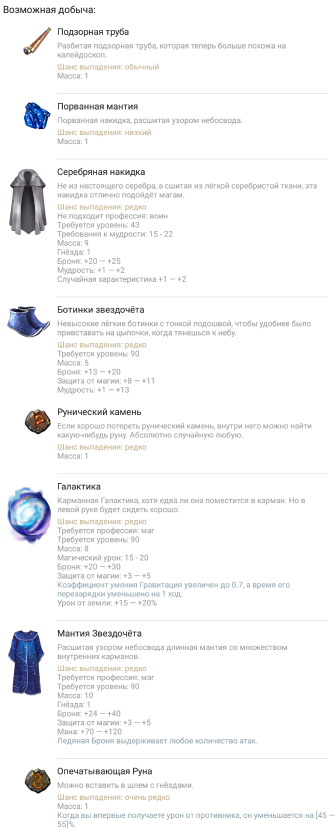
#> input picture script/history/back/tpl/монстры_full/Безумный_Звездочёт.png, 672 x 1675 px (shown at 1/2 size)
$ python -i 'вырезка характеристик.py'   (imports and definitions only)
#> lines starting #> are read from the running program, lines starting #| are printed output that depends on the picture; after the words box and inside, x2 and y2 are one past the last pixel; in counts of white or black regions, pixels touching at a corner belong together
#> further down, picture is the input picture: shape (1675, 672, 3); mean B, G, R 246.3, 245.5, 245.3
# -*- coding: utf-8 -*-
import json
import re
import unicodedata
from pathlib import Path

import cv2
import numpy as np
import pytesseract

# ======= ПУТИ =======
INPUT_DIR = Path(r"C:\bot\tpl\монстры_full")
TARGETS_JSON = Path(r"C:\bot\tools\cfg\not_full.json")
OUTPUT_DIR = Path(r"C:\bot\характеристики2")
DEBUG_DIR = Path(r"C:\bot\характеристики2_debug")

# ======= ПАРАМЕТРЫ =======
SEPARATOR_RGB = 225
SEPARATOR_TOL = 14
ROW_COVER_FRAC = 0.65
MIN_BAND_PX = 1

TITLE_SLICE_FRAC = 0.5
TITLE_SLICE_MAX = 250
TITLE_SLICE_MIN = 32

STOP_WORDS = {
    "маг",
    "воин",
    "требуется",
    "уровень",
    "масса",
    "гнёзда",
    "броня",
    "защита",
    "шанс",
    "выпадения",
    "не",
    "подходит",
    "профессия",
}


# ======= IO =======
def imread_u(path):
    data = np.fromfile(str(path), dtype=np.uint8)
    return cv2.imdecode(data, cv2.IMREAD_COLOR)


# [6 lines left out: function imwrite_u, not called in this run]


# ======= НОРМАЛИЗАЦИЯ =======
LAT2CYR = str.maketrans(
    {
        "a": "а",
        "b": "Ь",
        "c": "с",
        "e": "е",
        "h": "һ",
        "k": "к",
        "m": "м",
        "o": "о",
        "p": "р",
        "s": "ѕ",
        "t": "т",
        "x": "х",
        "y": "у",
        "A": "а",
        "B": "Ь",
        "C": "с",
        "E": "е",
        "H": "һ",
        "K": "к",
        "M": "м",
        "O": "о",
        "P": "р",
        "S": "ѕ",
        "T": "т",
        "X": "х",
        "Y": "у",
        "u": "и",
        "U": "и",
        "v": "у",
        "V": "у",
    }
)
DIGIT2CYR = str.maketrans(
    {
        "0": "о",
        "3": "з",
        "4": "ч",
        "6": "б",
        "8": "в",
    }
)


# [10 lines left out: function normalize_soft, not called in this run]


def tokenize(s):
    return [w for w in re.split(r"[_\s]+", s) if w]


# [45 lines left out: functions clean_title, load_targets_list, find_separator_y_positions, not called in this run]


def blocks_from_separators(H, sep_ys):
    cuts = [0] + sep_ys + [H]
    return [(cuts[i], cuts[i + 1]) for i in range(len(cuts) - 1) if cuts[i + 1] - cuts[i] >= 12]


# ======= OCR =======
def preprocess_for_ocr(img_bgr):
    gray = cv2.cvtColor(img_bgr, cv2.COLOR_BGR2GRAY)
    gray = cv2.normalize(gray, None, 0, 255, cv2.NORM_MINMAX)
    _, bw = cv2.threshold(gray, 0, 255, cv2.THRESH_BINARY + cv2.THRESH_OTSU)
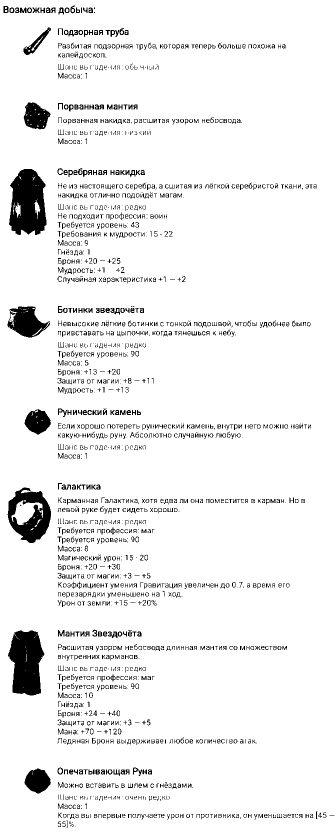
#> bw: shape (1675, 672) (shown at 1/2 size); 93.7% white; 1719 black regions (548 under 20 px), largest, box (x1, y1, x2, y2) and area: (18, 338, 93, 470) 7414, (16, 1261, 89, 1391) 6987, (15, 975, 102, 1086) 5217
    if np.mean(bw) > 127:
        bw = 255 - bw
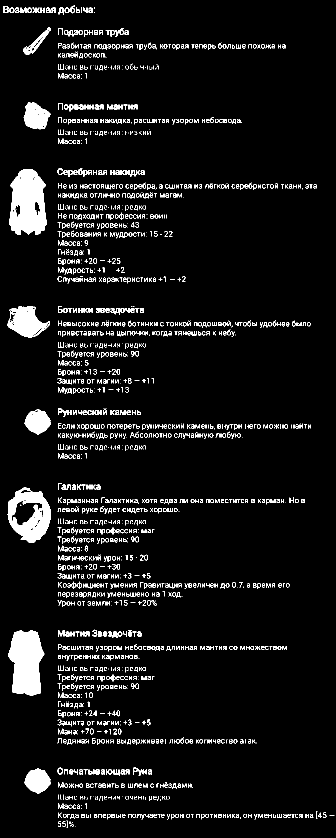
#> bw: shape (1675, 672) (shown at 1/2 size); 6.3% white; 1719 white regions (548 under 20 px), largest, box (x1, y1, x2, y2) and area: (18, 338, 93, 470) 7414, (16, 1261, 89, 1391) 6987, (15, 975, 102, 1086) 5217
    return bw


# [72 lines left out: functions try_ocr, ocr_block_title, process_image, main, not called in this run]


# [2 lines not run here, left out]

>>> import cv2
>>> picture = cv2.imread('../../script/history/back/tpl/монстры_full/Безумный_Звездочёт.png')
>>> result = preprocess_for_ocr(picture)

$ run again, on script/history/back/tpl/монстры_full/Водяной.png
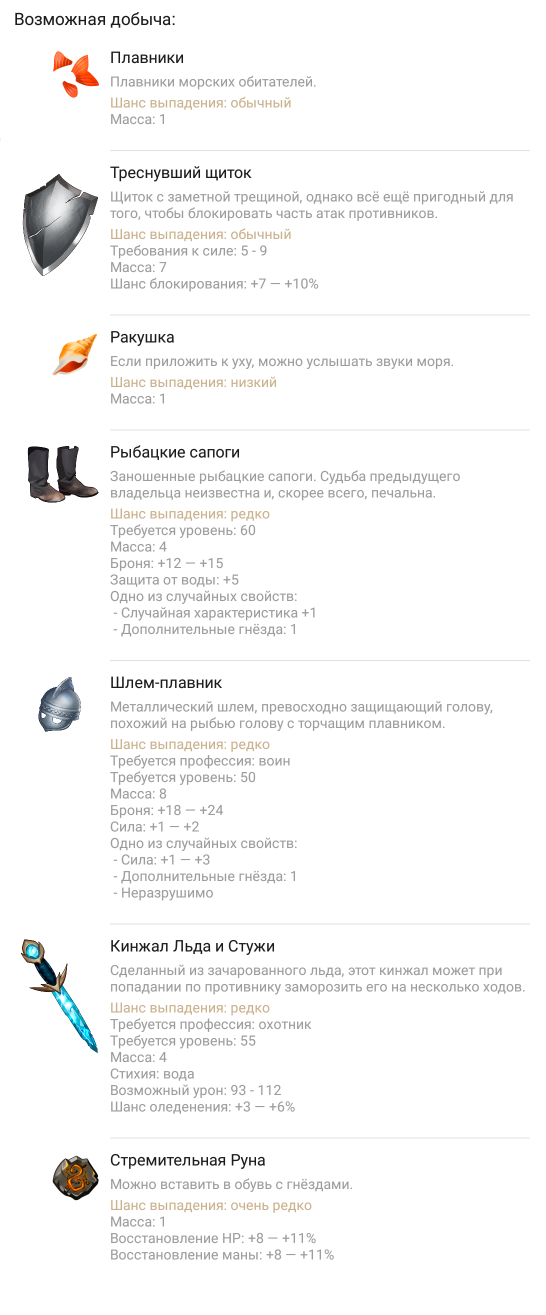
#> input picture script/history/back/tpl/монстры_full/Водяной.png, 1092 x 2629 px (shown at 1/2 size)
#> picture is the input picture: shape (2629, 1092, 3); mean B, G, R 247, 247.4, 247.6
#> in preprocess_for_ocr, `_, bw = cv2.threshold(gray, 0, 255, cv2.THRESH_BINARY + cv2.THRESH_OTSU)`:
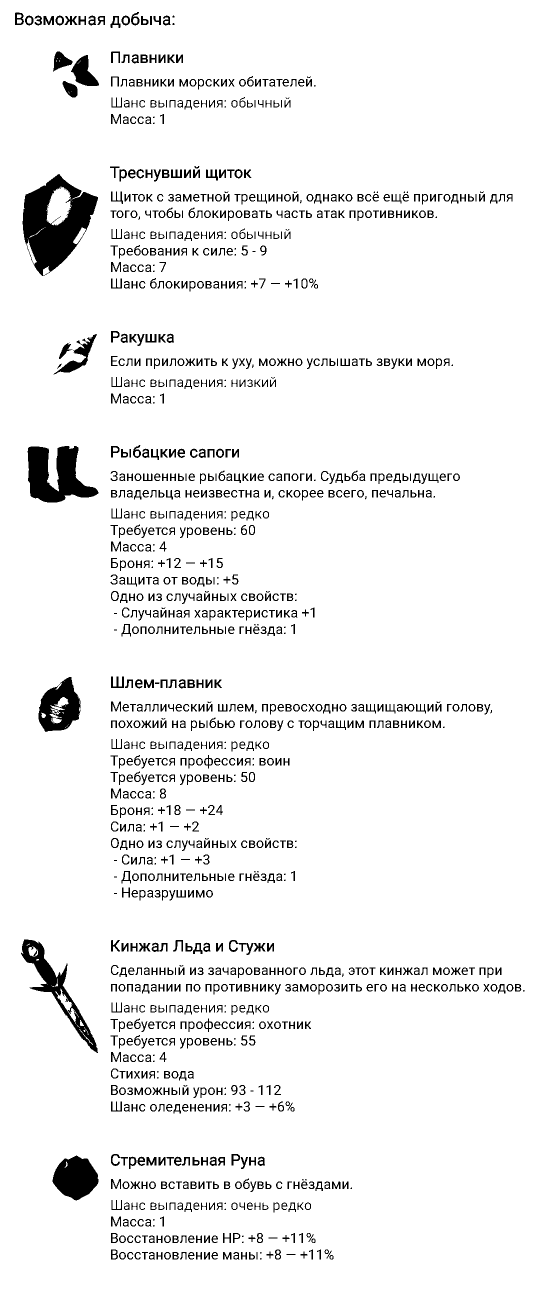
#> bw: shape (2629, 1092) (shown at 1/2 size); 94.3% white; 1314 black regions (133 under 20 px), largest, box (x1, y1, x2, y2) and area: (45, 348, 196, 552) 15751, (55, 892, 197, 1005) 9474, (42, 1879, 196, 2106) 6353
#> in preprocess_for_ocr, `bw = 255 - bw`:
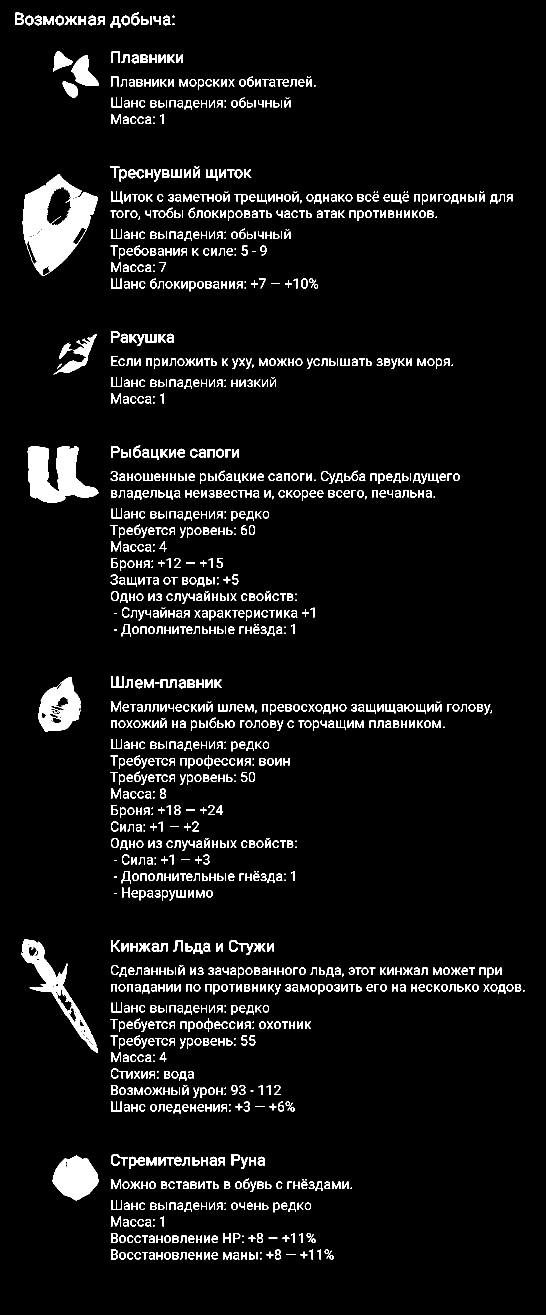
#> bw: shape (2629, 1092) (shown at 1/2 size); 5.7% white; 1314 white regions (133 under 20 px), largest, box (x1, y1, x2, y2) and area: (45, 348, 196, 552) 15751, (55, 892, 197, 1005) 9474, (42, 1879, 196, 2106) 6353

$ run again, on script/history/back/tpl/монстры_full/Гидра.png
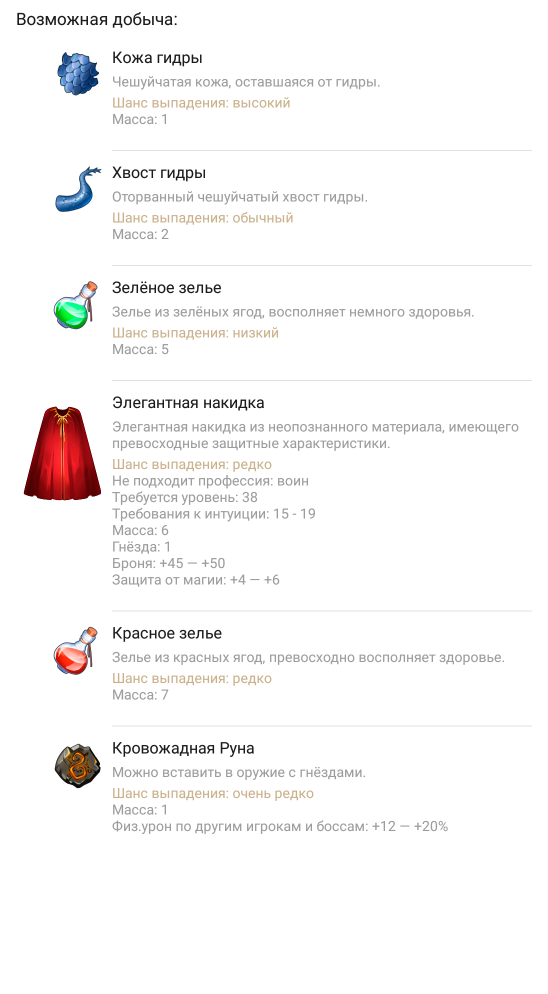
#> input picture script/history/back/tpl/монстры_full/Гидра.png, 1096 x 1987 px (shown at 1/2 size)
#> picture is the input picture: shape (1987, 1096, 3); mean B, G, R 247.2, 247.4, 248.7
#> in preprocess_for_ocr, `_, bw = cv2.threshold(gray, 0, 255, cv2.THRESH_BINARY + cv2.THRESH_OTSU)`:
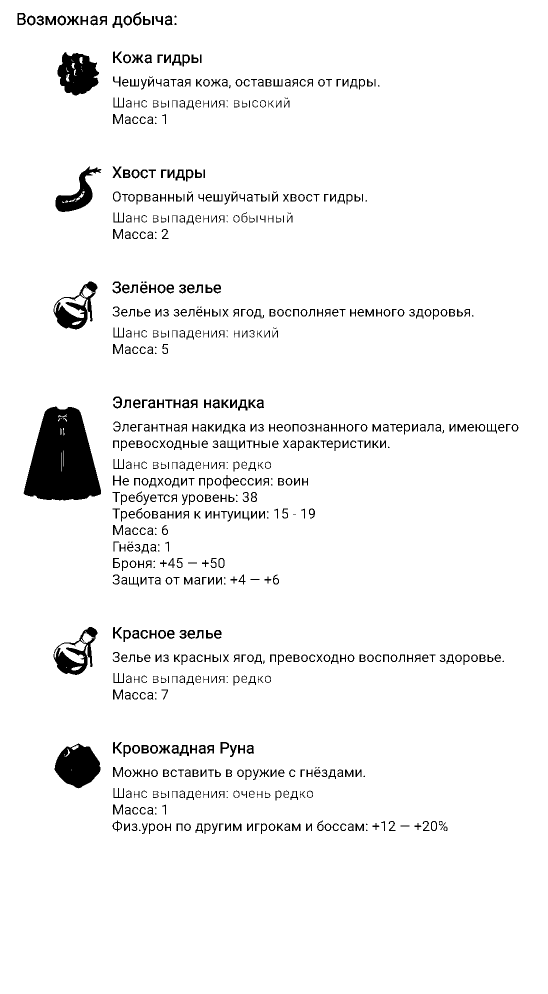
#> bw: shape (1987, 1096) (shown at 1/2 size); 95.3% white; 740 black regions (67 under 20 px), largest, box (x1, y1, x2, y2) and area: (47, 813, 202, 1001) 20477, (109, 1487, 201, 1577) 5589, (115, 104, 198, 191) 4933
#> in preprocess_for_ocr, `bw = 255 - bw`:
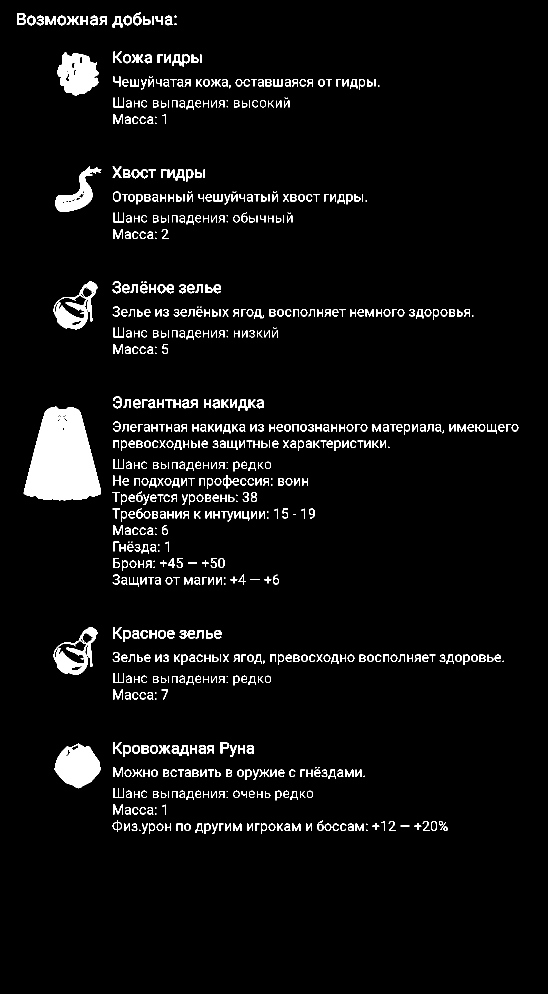
#> bw: shape (1987, 1096) (shown at 1/2 size); 4.7% white; 740 white regions (67 under 20 px), largest, box (x1, y1, x2, y2) and area: (47, 813, 202, 1001) 20477, (109, 1487, 201, 1577) 5589, (115, 104, 198, 191) 4933

$ run again, on script/history/back/tpl/монстры_full/Грязеголем.png
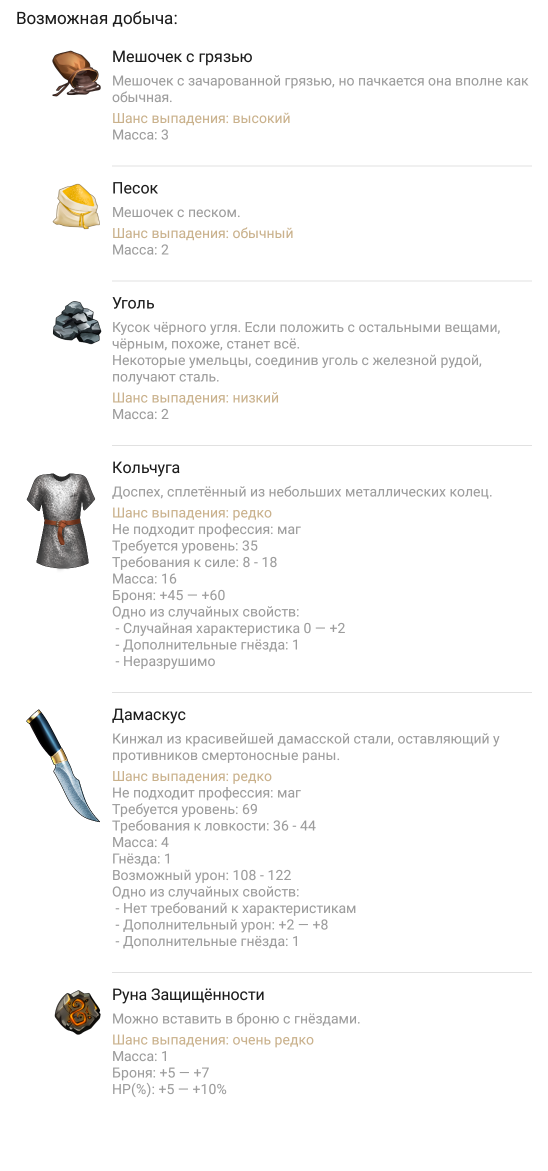
#> input picture script/history/back/tpl/монстры_full/Грязеголем.png, 1096 x 2342 px (shown at 1/2 size)
#> picture is the input picture: shape (2342, 1096, 3); mean B, G, R 247.6, 248, 248.3
#> in preprocess_for_ocr, `_, bw = cv2.threshold(gray, 0, 255, cv2.THRESH_BINARY + cv2.THRESH_OTSU)`:
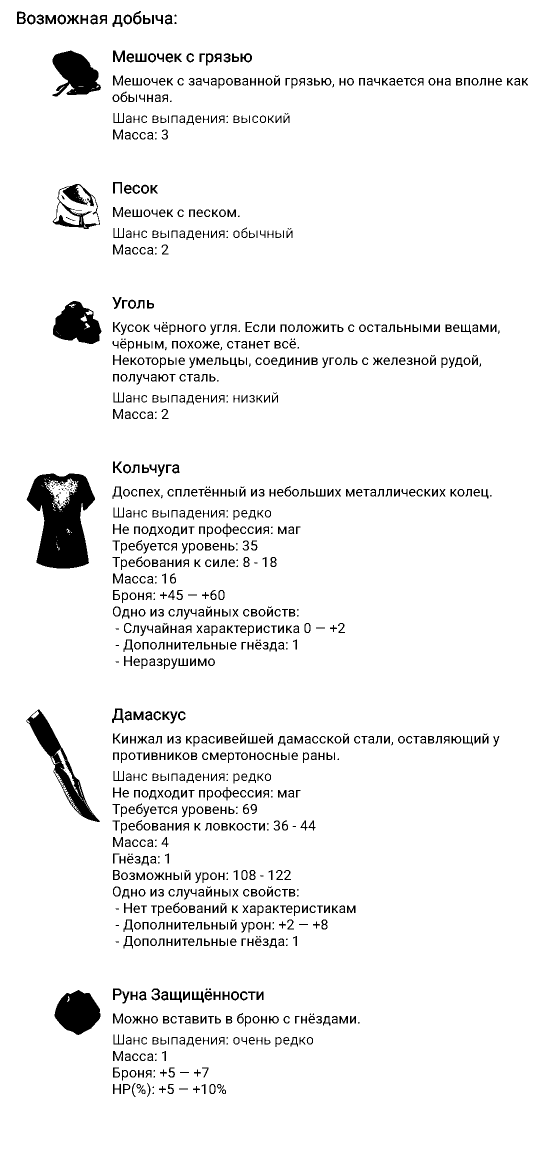
#> bw: shape (2342, 1096) (shown at 1/2 size); 94.7% white; 1116 black regions (157 under 20 px), largest, box (x1, y1, x2, y2) and area: (53, 947, 190, 1137) 16129, (53, 1419, 200, 1644) 6541, (109, 1980, 201, 2070) 5697
#> in preprocess_for_ocr, `bw = 255 - bw`:
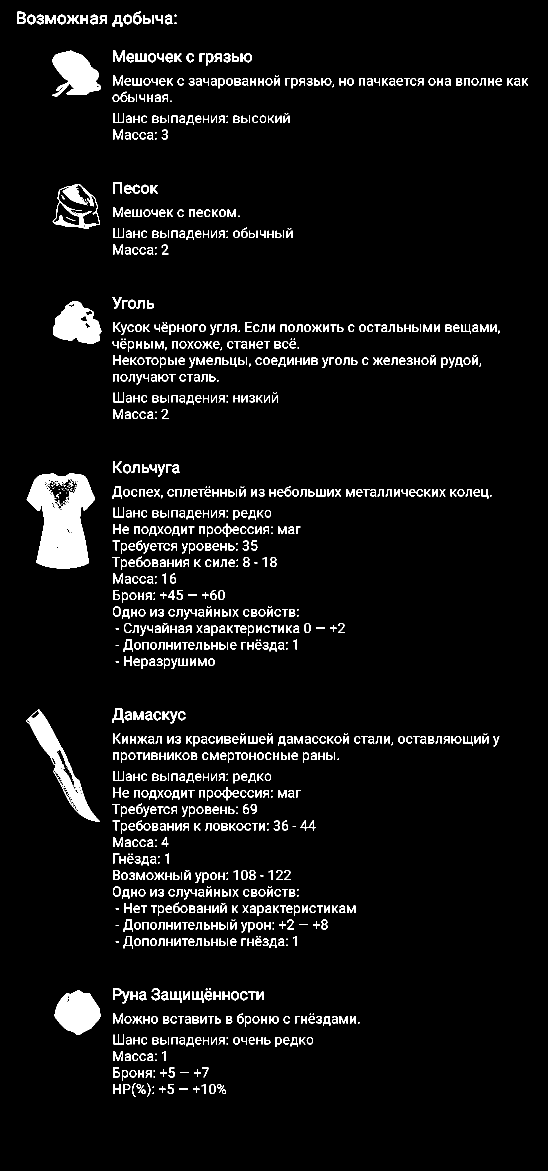
#> bw: shape (2342, 1096) (shown at 1/2 size); 5.3% white; 1116 white regions (157 under 20 px), largest, box (x1, y1, x2, y2) and area: (53, 947, 190, 1137) 16129, (53, 1419, 200, 1644) 6541, (109, 1980, 201, 2070) 5697
